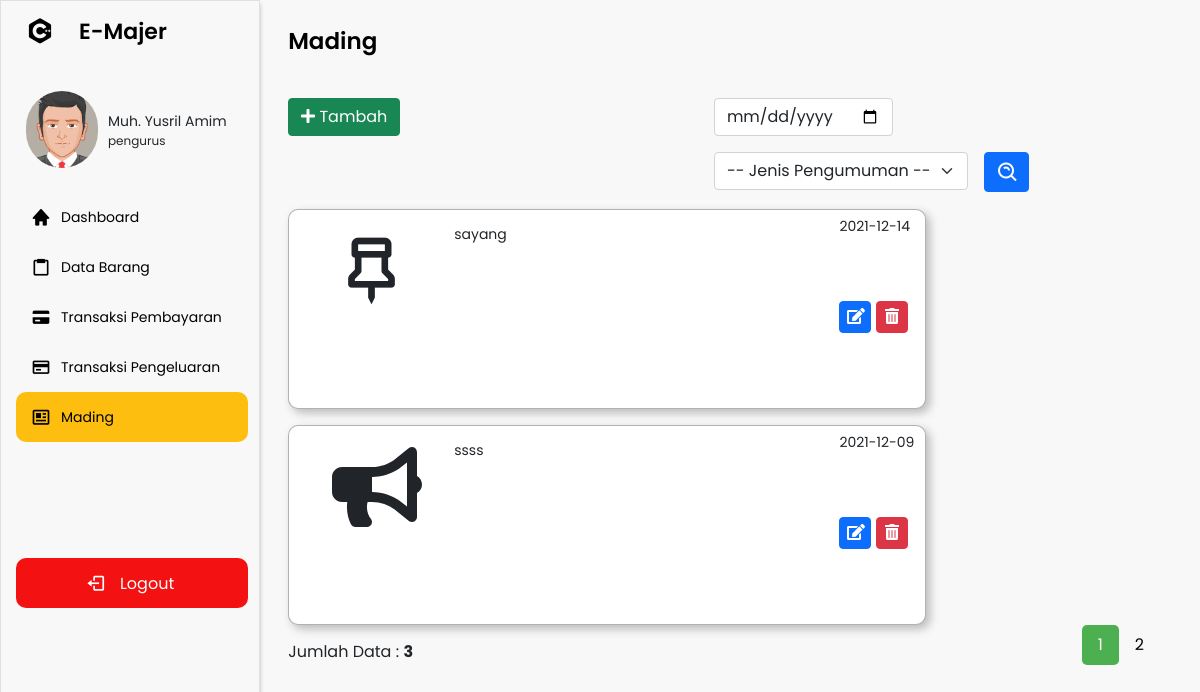
The page /navbar.php?p=mading (signed in) on the database its author committed.
### tables this page shows
CREATE TABLE `akun` (
  `id_akun` varchar(15) NOT NULL,
  `nama` varchar(50) NOT NULL,
  `email` varchar(50) NOT NULL,
  `username` varchar(50) NOT NULL,
  `password` varchar(50) NOT NULL,
  `id_kelas` varchar(15) NOT NULL,
  `id_level` int(11) NOT NULL
);

CREATE TABLE `level` (
  `id_level` int(11) NOT NULL,
  `nama_level` varchar(50) NOT NULL
);

CREATE TABLE `mading` (
  `id_mading` varchar(15) NOT NULL,
  `jenis_mading` varchar(10) NOT NULL,
  `deskripsi_mading` text NOT NULL,
  `tgl_pembagian` date NOT NULL,
  `id_kelas` varchar(15) NOT NULL
);

### pages/mading.php (the view, shortened to what this page needs)
<section class="home-section" style="background-color: #f8f8f8;">
    <div class="home-content">
        <span class="text">Mading</span>
    </div>
    <div class="content" style="padding-bottom: 4%; height:90vh;">
        <div class="row" style="width:97%;">
            <div class="col-md-5">
                <?php if ($level == 1) { ?>
                    <button type="button" class="btn btn-success" data-bs-toggle="modal" data-bs-target="#staticBackdrop">
                        <i class="fas fa-plus"></i> Tambah
                    </button>
                <?php } ?>
            </div>
            <div class="col-md-7">
                <form class="row g-3" style="margin-left:10%; margin-bottom:-15px;" method="POST">
                    <div class="col-auto">
                        <input type="date" name="pencarian" class="form-control" id="inputPassword2">
                    </div>
                    <div class="col-auto">
                        <select class="form-select" name="pengumuman">
                            <option value="0">-- Jenis Pengumuman --</option>
                        </select>
                    </div>
                    <div class="col-auto">
                        <button type="submit" class="btn btn-primary mb-3" name="btn-cari" style="height: 40px; padding-top:8px; width:45px; padding-left:11px;"><i class='bx bx-search-alt fs-4'></i></button>
                    </div>
                </form>
            </div>
        </div>
        <?php
        $batas = 2;
        extract($_GET);
        if (empty($hal)) {
            $posisi = 0;
            $hal = 1;
        } else {
            $posisi = ($hal - 1) * $batas;
            $nomor = $posisi + 1;
        }
        if ($_SERVER['REQUEST_METHOD'] == "POST") {
            $pencarian = trim(mysqli_real_escape_string($koneksi, $_POST['pencarian']));
            $pengumuman = trim(mysqli_real_escape_string($koneksi, $_POST['pengumuman']));
            if ($pencarian != "") {
                $query = "SELECT * FROM mading INNER JOIN kelas ON mading.id_kelas = kelas.id_kelas WHERE mading.id_kelas= '$kelas' AND mading.tgl_pembagian LIKE '%$pencarian%' ORDER BY mading.tgl_pembagian DESC LIMIT $posisi, $batas";
                $queryJml = "SELECT * FROM mading INNER JOIN kelas ON mading.id_kelas = kelas.id_kelas WHERE mading.id_kelas= '$kelas' AND mading.tgl_pembagian LIKE '%$pencarian%' ORDER BY mading.tgl_pembagian DESC";
                $no = $posisi * 1;
            } else if ($pengumuman != "") {
                $query =  "SELECT * FROM mading INNER JOIN kelas ON mading.id_kelas = kelas.id_kelas WHERE mading.id_kelas= '$kelas' AND mading.jenis_mading LIKE '%$pengumuman%' ORDER BY mading.tgl_pembagian DESC LIMIT $posisi, $batas";
                $queryJml = "SELECT * FROM mading INNER JOIN kelas ON mading.id_kelas = kelas.id_kelas WHERE mading.id_kelas= '$kelas' AND mading.jenis_mading LIKE '%$pengumuman%' ORDER BY mading.tgl_pembagian DESC";
                $no = $posisi * 1;
            } else {
                $query = "SELECT * FROM mading INNER JOIN kelas ON mading.id_kelas = kelas.id_kelas WHERE mading.id_kelas= '$kelas' ORDER BY mading.tgl_pembagian DESC LIMIT $posisi, $batas";
                $queryJml = "SELECT * FROM mading INNER JOIN kelas ON mading.id_kelas = kelas.id_kelas WHERE mading.id_kelas = '$kelas' ORDER BY mading.tgl_pembagian DESC";
                $no = $posisi * 1;
            }
        } else {
            $query = "SELECT * FROM mading INNER JOIN kelas ON mading.id_kelas = kelas.id_kelas WHERE mading.id_kelas= '$kelas' ORDER BY mading.tgl_pembagian DESC LIMIT $posisi, $batas";
            $queryJml = "SELECT * FROM mading INNER JOIN kelas ON mading.id_kelas = kelas.id_kelas WHERE mading.id_kelas = '$kelas' ORDER BY mading.tgl_pembagian DESC";
        }
        $q_tampil_transaksi = mysqli_query($koneksi, $query);
        if (mysqli_num_rows($q_tampil_transaksi) > 0) {
            while ($row = mysqli_fetch_array($q_tampil_transaksi)) {
        ?>
                <div class="mading">
                    <div class="row">
                        <div class="col-3">
                            <?php
                            if ($row['jenis_mading'] === '1') {
                                echo "<i class='fas fa-bullhorn icon-mading'></i>";
                            } else if ($row['jenis_mading'] === '2') {
                                echo "<i class='bx bx-pin icon-mading'></i>";
                            } else if ($row['jenis_mading'] === '3') {
                                echo "<i class='bx bx-message-detail icon-mading'></i>";
                            }
                            ?>
                        </div>
                        <div class="col-7">
                            <p><?= $row['deskripsi_mading'] ?></p>
                        </div>
                        <div class="col-2">
                            <p style="padding-top: 4%;"><?= $row['tgl_pembagian'] ?></p>
                            <?php if ($level == 1) { ?>
                                <a href="navbar.php?p=mading-edit&id=<?php echo $row['id_mading']; ?>" style="text-decoration: none; color:white;">
                                    <div type="button" class="btn btn-primary button"><i class="fas fa-edit" style="margin-bottom: 5px; margin-left:-5px;"></i></div>
                                </a>
                                <button type="button" class="btn btn-danger button" onclick="konfirmasi('<?= $row['id_mading'] ?>')"><i class="fas fa-trash-alt" style="margin-bottom: 4px; margin-left:-4px;"></i></button>
                            <?php } ?>
                        </div>
                    </div>
                </div>
        <?php $nomor++;
            }
        } else {
            echo "<p align='center' style='margin-top:2rem; font-weight:bold;'>Data Mading Tidak Ditemukan</p>";
        } ?>
        <?php
        if (isset($_POST['btn-cari'])) {
            if ($_POST['pencarian'] != '' || $_POST['pengumuman'] != '0') {
                echo "<div style=\"float:left;\">";
                $jml = mysqli_num_rows(mysqli_query($koneksi, $queryJml));
                echo "<center>Data Hasil Pencarian: <b>$jml</b><center>";
                echo "</div>";
        ?>
                <div class="pagination">
                    <?php
                    $jml_hal = ceil($jml / $batas);
                    for ($i = 1; $i <= $jml_hal; $i++) {
                        if ($i != $hal) {
                            echo "<a href=\"?p=mading&hal=$i\">$i</a>";
                        } else {
                            echo "<a class=\"active\">$i</a>";
                        }
                    }
                    ?>
                </div>
            <?php
            } else {
                echo "<meta http-equiv='refresh' content='0; url=navbar.php?p=mading'>";
            }
        } else { ?>
            <div style="float: left; margin-top:15px;">
                <?php
                $jml = mysqli_num_rows(mysqli_query($koneksi, $queryJml));
                echo "Jumlah Data : <b>$jml</b>";
                ?>
            </div>
            <div class="pagination">
                <?php
                $jml_hal = ceil($jml / $batas);
                for ($i = 1; $i <= $jml_hal; $i++) {
                    if ($i != $hal) {
                        echo "<a href=\"?p=mading&hal=$i\">$i</a>";
                    } else {
                        echo "<a class=\"active\">$i</a>";
                    }
                }
                ?>
            </div>
        <?php
        }
        ?>
    </div>
</section>

### navbar.php (shortened to what this page needs)
<?php
include 'koneksi.php';
$id = $_SESSION['id_akun'];
$kelas = $_SESSION['id_kelas'];
$level = $_SESSION['id_level'];
$query = "SELECT * FROM akun INNER JOIN kelas ON akun.id_kelas = kelas.id_kelas INNER JOIN level ON akun.id_level = level.id_level INNER JOIN saldo ON kelas.id_kelas = saldo.id_kelas WHERE akun.id_akun = '$id'";
$result = mysqli_query($koneksi, $query);
if (mysqli_num_rows($result) > 0) {
    while ($row = mysqli_fetch_array($result)) {
        $nama = $row['nama'];
?>
        <!DOCTYPE html>
        <html lang="en">
        <head>
            <link rel="stylesheet" href="assets/css/kalender.css">
            <link rel="stylesheet" href="assets/css/style.css">
            <link href="https://cdn.jsdelivr.net/npm/bootstrap@5.0.2/dist/css/bootstrap.min.css" rel="stylesheet">
            <link href='https://unpkg.com/boxicons@2.0.7/css/boxicons.min.css' rel='stylesheet'>
            <link rel="stylesheet" href="https://cdnjs.cloudflare.com/ajax/libs/font-awesome/5.13.0/css/all.min.css">
        </head>
        <body>
            <div class="sidebar">
                <div class="logo-details">
                    <i class='bx bxl-c-plus-plus'></i>
                    <span class="logo_name">E-Majer</span>
                </div>
                <div class="profil-box">
                    <img src="assets/gambar/avatar53.png" alt="">
                    <div class="profil-name">
                        <p class="nama"><?= $nama ?></p>
                        <p class="level"><?= $row['nama_level'] ?></p>
                    </div>
                </div>
                <ul class="nav-links">
                    <li>
                        <div class="li">
                            <a href="navbar.php?p=home">
                                <i class='bx bxs-home'></i>
                                <span class="link_name">Dashboard</span>
                            </a>
                        </div>
                    </li>
                    <li>
                        <div class="li">
                            <a href="navbar.php?p=barang">
                                <i class='bx bx-clipboard'></i>
                                <span class="link_name">Data Barang</span>
                            </a>
                        </div>
                    </li>
                    <li>
                        <div class="li">
                            <?php if ($level == 1) { ?>
                                <a href="navbar.php?p=buku-transaksi">
                                    <i class='bx bxs-credit-card'></i>
                                    <span class="link_name">Transaksi Pembayaran</span>
                                </a>
                            <?php } ?>
                        </div>
                    </li>
                    <li>
                        <div class="li">
                            <?php if ($level == 1) { ?>
                                <a href="navbar.php?p=pengeluaran">
                                    <i class='bx bx-credit-card'></i>
                                    <span class="link_name">Transaksi Pengeluaran</span>
                                </a>
                            <?php } ?>
                        </div>
                    </li>
                    <li>
                        <div class="li">
                            <a href="navbar.php?p=mading">
                                <i class='bx bx-news'></i>
                                <span class="link_name">Mading</span>
                            </a>
                        </div>
                    </li>
                    <li>
                        <div class="logout1">
                            <div class="logout">
                                <i class='bx bx-log-out'></i>
                                <span class="link_name">Logout</span>
                            </div>
                        </div>
                    </li>
                </ul>
            </div>
            <?php
            $pages_dir = 'pages';
            if (!empty($_GET['p'])) {
                $pages = scandir($pages_dir, 0);
                unset($pages[0], $pages[1]);
                $p = $_GET['p'];
                if (in_array($p . '.php', $pages)) {
                    include($pages_dir . '/' . $p . '.php');
                } else {
                    echo 'Halaman Tidak Ditemukan';
                }
            } else {
                include($pages_dir . '/home.php');
            }
            ?>
        </body>
        </html>
<?php }
} ?>

### assets/css/kalender.css (style rules this page uses)
form { margin:0px; padding:0px; font-family:Ebrima, Arial, Helvetica, sans-serif; ; color:#666; empty-cells:hide; }

### assets/css/style.css (style rules this page uses)
* { margin:0px; padding: 0px; font-family: 'Poppins', sans-serif; }
.sidebar { position: fixed; top: 0; left: 0; height: 100%; width: 260px; position: fixed; background: #F8F8F8; border: 1px solid rgba(170, 170, 170, 0.3); box-shadow: 0px 4px 4px rgba(0, 0, 0, 0.25); z-index: 100; transition: all 0.5s ease; }
.sidebar .logo-details { height: 60px; width: 100%; display: flex; align-items: center; }
.sidebar .logo-details i { font-size: 30px; color: #000000; height: 50px; min-width: 78px; text-align: center; line-height: 50px; }
.sidebar .profil-box { display: flex; padding-top: 30px; }
.sidebar .profil-box img { width: 4.5rem; height: 4.8rem; margin-right: 10px; margin-left: 25px; border-radius: 80px; }
.sidebar .profil-box .profil-name { padding-top: 20px; }
.sidebar .profil-box .profil-name .nama { font-size: 14px; font-family: 'Poppins', sans-serif; }
.sidebar .profil-box .profil-name .level { font-size: 12px; position: relative; font-family: 'Poppins', sans-serif; top: -1rem; }
.sidebar .logo-details .logo_name { font-size: 22px; color: #000000; font-weight: 600; transition: 0.3s ease; transition-delay: 0.1s; }
.sidebar .nav-links { height: 100%; padding: 10px 0 150px 0; overflow: auto; }
.sidebar .nav-links li { position: relative; list-style: none; transition: all 0.4s ease; }
.sidebar .nav-links .active { background: #FEBE10; width: 90%; margin-left: 15px; border-radius: 10px 10px 10px 10px; }
.sidebar .nav-links .logout1 { background: #F31111; color: #FFFFFF; width: 90%; margin-left: 15px; margin-top: 45%; border-radius: 10px 10px 10px 10px; }
.sidebar .nav-links .logout1 span { position: relative; top: -3px; }
.sidebar .nav-links .logout1 i { margin-left: 30%; color: #FFFFFF; }
.sidebar .nav-links .active a { position: relative; left: -15px; }
.sidebar .nav-links li i { height: 50px; margin-left: 30px; margin-right: 10px; text-align: center; line-height: 50px; color: #000000; font-size: 20px; cursor: pointer; transition: all 0.3s ease; }
.sidebar .nav-links li a { display: flex; align-items: center; text-decoration: none; }
.sidebar .nav-links li a .link_name { font-size: 14px; font-weight: 400; color: #000000; transition: all 0.4s ease; }
.home-section { position: relative; background: #f8f8f8; height: 100%; left: 260px; padding-bottom: 3px; width: calc(100% - 260px); transition: all 0.5s ease; }
.home-section .home-content { height: 60px; display: flex; align-items: center; }
.home-section .home-content .text { font-size: 23px; color: #000000; padding-top: 23px; font-weight: 600; padding-left: 3%; width: 87%; font-family: 'Poppins'; }
.home-section .content { width: 100%; height: 88vh; padding-left: 3%; padding-top: 4%; }
.home-section .content .pagination { float: right; padding-right: 40px; }
.home-section .content .pagination a { color: black; float: left; padding: 8px 16px; text-decoration: none; }
.home-section .content .pagination a.active { background-color: #4CAF50; color: white; border-radius: 5px; }
.home-section .content .mading { width: 70%; height: 25vh; background-color: #ffff; border: 1px solid rgba(0, 0, 0, 0.3); box-sizing: border-box; box-shadow: 4px 4px 10px rgba(0, 0, 0, 0.25); border-radius: 10px; margin-top: 1rem; }
.home-section .content .mading .icon-mading { font-size: 80px; margin-left: 30%; margin-top: 15%; }
.home-section .content .mading p { margin-top: 4%; font-family: 'Poppins'; text-align: justify; text-justify: inter-word; font-size: 14px; }
.home-section .content .mading .button { font-size: 16px; margin-top: 55%; width: 2rem; height: 2rem; padding-bottom: 10px; }

### rows shown on the page
akun: nama "Muh. Yusril Amim", id_level.nama_level "pengurus", jml "3"
mading: jenis_mading "2" (drawn), deskripsi_mading "sayang", tgl_pembagian "2021-12-14"
mading: jenis_mading "1" (drawn), deskripsi_mading "ssss", tgl_pembagian "2021-12-09"
